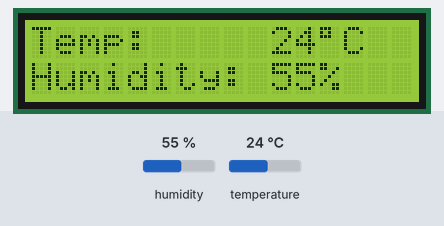
A sketch run on a simulated Arduino Uno, built with avr-gcc and run on an emulated ATmega328P. On the bench: 16×2 character LCD. The inputs (shaded band) are chosen by the test bench; at power-on: humidity 55 %, temperature 24 °C.

Above: at 1.2 s.
1.3 s: humidity set to 22 %
At 3.1 s:
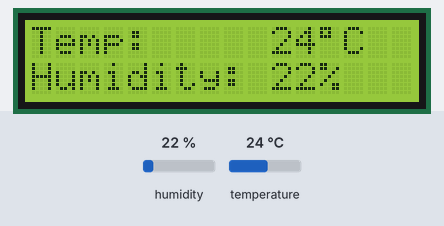
3.7 s: temperature set to 12 °C
At 4.7 s:
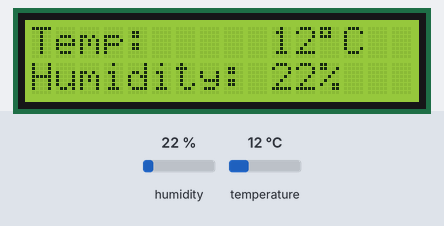
5.8 s: humidity set to 40 %
At 7.5 s:
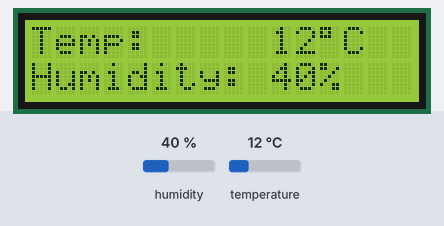
7.9 s: temperature set to 19 °C
At 9.0 s:
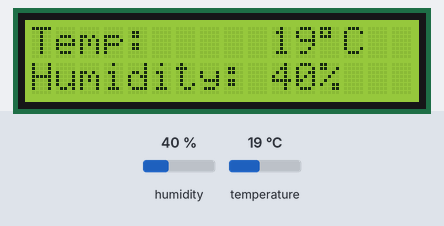
Timing chart, 0 to 10.9 s (numbered marks = the images above; inputs shaded):
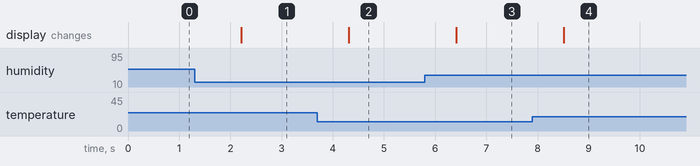

The sketch:

DHT11_LCD__I2C_.ino
```cpp
#include <dht.h> //library for dht sensors
#include <Wire.h> //library for I2C connection
#include <LiquidCrystal_I2C.h> //librady for I2C display
LiquidCrystal_I2C lcd(0x27, 2, 1, 0, 4, 5, 6, 7, 3, POSITIVE); // Enable LCD use SDA = A4 and SCL = A5
dht DHT; // instance of dht class named DHT

#define DHT11_PIN 7 // Arduino Digital Pin Connected to DHT11

void setup(){
  lcd.begin(16, 2); //Setting Screen as 16x2
}

void loop()
{
  int chk = DHT.read11(DHT11_PIN); //Reading From Sensor
  lcd.setCursor(0,0);
  lcd.print("Temp:     ");
  lcd.print(int(DHT.temperature)); // Printing temp without decimals(int)
  lcd.print((char)223);
  lcd.print("C");
  lcd.setCursor(0,1);
  lcd.print("Humidity: ");
  lcd.print(int(DHT.humidity)); // Printing humidity without decimals(int)
  lcd.print("%");
  delay(1000);
}
```

Measured:
- after the input at 1.3 s, the display: changes after 0.91 s (image 1)
- after the input at 3.7 s, the display: changes after 0.61 s (image 2)
- after the input at 5.8 s, the display: changes after 0.61 s (image 3)
- after the input at 7.9 s, the display: changes after 0.61 s (image 4)
